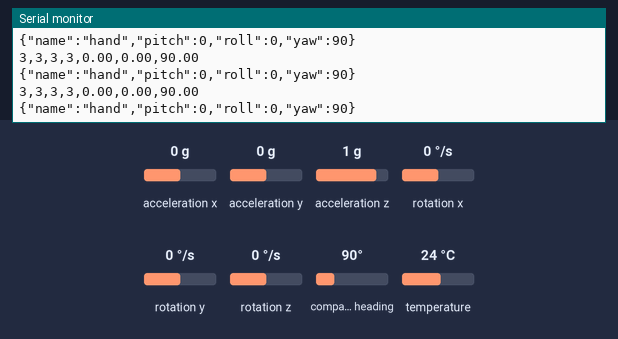
Simulated run of this sketch. Board: ESP32. Shown: the last lines printed to the serial monitor. The inputs (shaded band) are chosen by the test bench; at power-on: acceleration x 0 g, acceleration y 0 g, acceleration z 1 g, rotation x 0 °/s, rotation y 0 °/s, rotation z 0 °/s, compass heading 90°, temperature 24 °C. WiFi joins after 1.5 s; servers stay silent unless stated.

Above: at 3.7 s.
3.8 s: acceleration x set to -1.4 g
At 4.73 s:
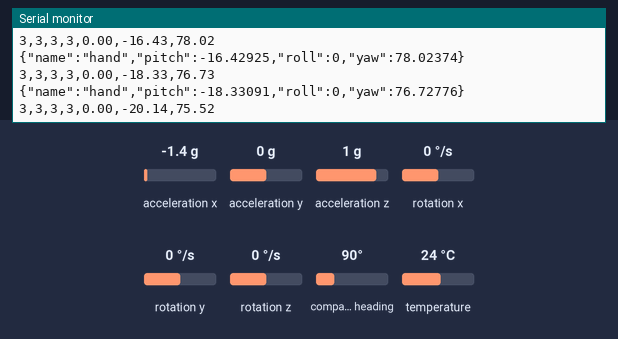
5.3 s: acceleration y set to -1.4 g
At 5.37 s:
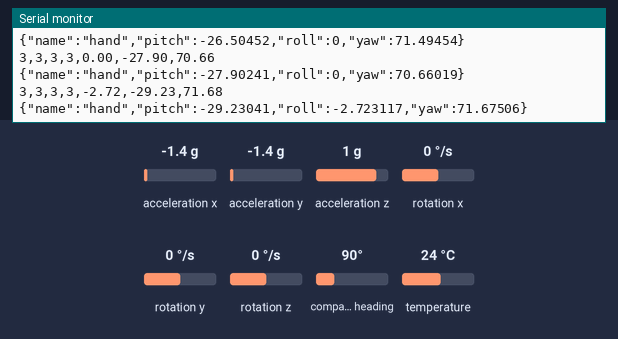
6.8 s: acceleration z set to -1.4 g
At 6.87 s:
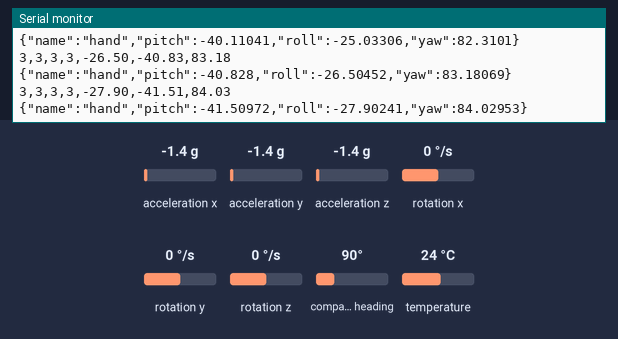
8.3 s: rotation x set to -192 °/s
At 8.38 s:
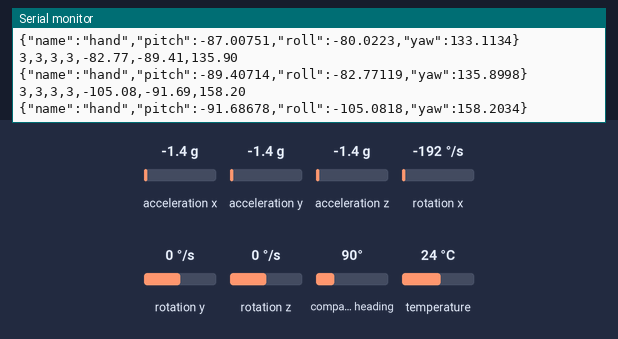
9.8 s: rotation x set to 0 °/s
At 9.89 s:
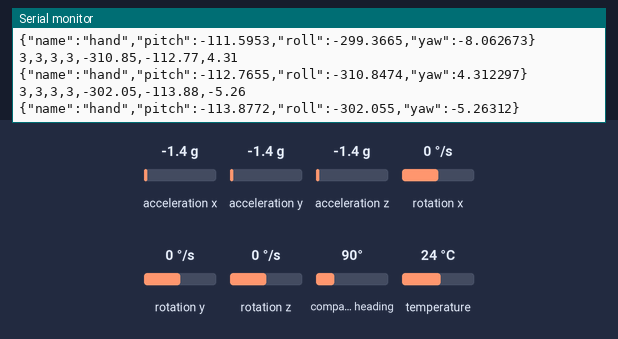
Timing chart, 0 to 12.8 s (numbered marks = the images above; inputs shaded):
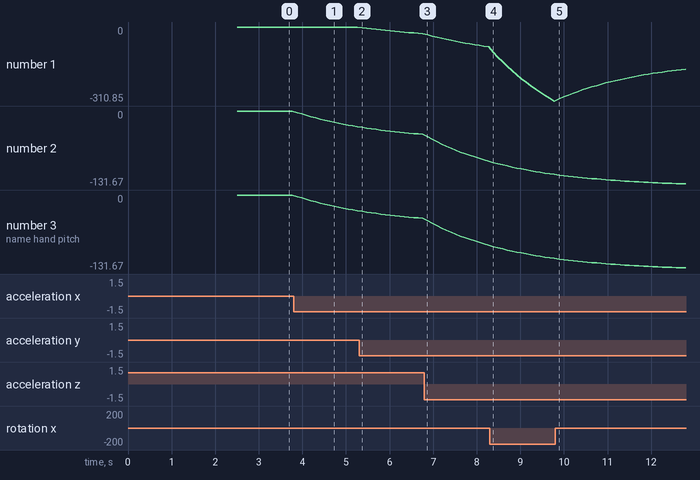

The sketch:

ESP32UE5.ino
```cpp
#include <Wire.h>
#include <stdbool.h>

#include <Adafruit_Sensor.h>
#include <Adafruit_BNO055.h>
#include <utility/imumaths.h>
#include <math.h>
#include <WiFi.h>
#include "ArduinoJson.h"
#include "AsyncUDP.h"

#define BNO055_DELAY_MS (100)
//bno055의 값의 변화딜레이가 적어야한다.

// WiFi Credentials
//컴퓨터에 연결된 와이파이 ssid 이름 과 비밀번호를 정해야한다.
#define WIFI_NETWORK "Jerrrrrrrrrrrrrrrrr"
#define WIFI_PASSWORD "***********"
#define WIFI_TIMEOUT_MS 20000

// UDP Server Details
// 무선 LAN 어댑터 Wi-Fi ip주소 가져와야함
//즉, 컴퓨터또한 와이파이연결 , 연결된 와이파이의 주소를 가져와야하고 아래 서버에 주소를 붙여 넣어야 한다. 포트는 임시 포트 번호 설정

// wifi ip
#define SERVER "192.***.***.***"
#define PORT 3002


Adafruit_BNO055 sensor = Adafruit_BNO055();

float filterPOld, filterPNew = 0; // Precision variables, Derived in setup function

float thetaM; // Measured inclination based on accelerometer X axis.
float thetaFOld=0; // Filtered Old Value - Initial value is 0
float thetaFNew; // Filtered New Value, will derived and will replace the old value for next iteration

float phiM;
float phiFOld=0; // Filtered Old Value - Initial value is 0
float phiFNew; // Filtered New Value, will derived and will replace the old value for next iteration

unsigned long timePrevious; // Variable to store the old time in milliseconds.
float timeDiff; // variable to capture the time difference
float thetaG = 0; // Angular distance in terms of angle on x axis
float phiG = 0; // Angular distance in terms of angle on y axis

float roll = 0; // Complementary filter variable
float pitch = 0; // Complementary filter variable
float trust = 0.95; // Trust percentage for complementary filter on gyroscope

float yaw = 0; // Yaw measurement angle based on mangetometer 자력계 z축 방향회전
float pitchRad; // 쏠림기울임
float rollRad; // 좌우회전
float Xm; // x축 milli
float Ym; // y축 milli

String json; // Hold json string
AsyncUDP udpClient; // Async UDPClient object

void setup() {
  // put your setup code here, to run once:
  Serial.begin(115200);
  // Connect to WiFI first
  connectToWiFi ();

  sensor.begin();
  delay(1000);
  int8_t temp=sensor.getTemp();
  sensor.setExtCrystalUse(true);
  // Derive the filter precision for the old and new value
  filterPOld = 0.95;// FILTER_PRECISION in percentage / 100;
  filterPNew = 1 - filterPOld;
  timePrevious = millis(); // Initializing the time in milliseconds
}

void loop() {
  // put your main code here, to run repeatedly:

  // Reading accelerometer data
  imu::Vector<3> acc = sensor.getVector(Adafruit_BNO055::VECTOR_ACCELEROMETER);

  // Reading Gyroscope data
  imu::Vector<3> gyr = sensor.getVector(Adafruit_BNO055::VECTOR_GYROSCOPE);
  // Reading magnetometer data
  imu::Vector<3> mag = sensor.getVector(Adafruit_BNO055::VECTOR_MAGNETOMETER);

  uint8_t system, gyro, accel, mg = 0;
  sensor.getCalibration(&system, &gyro, &accel, &mg);
  // Calculating the inclinationation based on accelerometer data x axis
  thetaM=atan2(acc.x()/9.8,acc.z()/9.8)*180/3.14159265359;
  // Calculate the New theta value based on the measured theta value and the old value
  thetaFNew=filterPOld*thetaFOld + filterPNew*thetaM;
  // Calculating the the inclination based on accelerometer data y axis
  phiM=atan2(acc.y()/9.8,acc.z()/9.8)*180/3.14159265359;
  // Calculate the New phi value based on the measured phi value and the old value
  phiFNew=filterPOld*phiFOld + filterPNew*phiM;

  // Evaluate Angular acceleration based on gyro data
  // Time difference calculation (in sec)
  timeDiff = (millis() - timePrevious)/1000.0;
  timePrevious=millis(); // Resetting the time with current time

  thetaG = thetaG - gyr.y() * timeDiff;
  phiG = phiG + gyr.x() * timeDiff;

  // Complementary filter implementation roll estimation
  roll=(roll + gyr.x() * timeDiff) * trust + phiM * (1 - trust);
  // Complementary filter implementation pitch estimation
  pitch=(pitch - gyr.y() * timeDiff) * trust + thetaM * (1 - trust);
  // Yaw measurement base in the mangetometer direction
   // Yaw measurement base in the mangetometer direction
  rollRad=roll/180*3.14159265359;
  pitchRad=pitch/180*3.14159265359;
  Xm=mag.x()*cos(pitchRad)-mag.y()*sin(rollRad)*sin(pitchRad)+mag.z()*cos(rollRad)*sin(pitchRad);
  Ym=mag.y()*cos(rollRad)+mag.z()*sin(rollRad);
  yaw = atan2(Ym,Xm)*180/3.14159265359;

  Serial.print(system);
  Serial.print(",");
  Serial.print(accel);
  Serial.print(",");
  Serial.print(gyro);
  Serial.print(",");
  Serial.print(mg);
  Serial.print(",");
  Serial.print(roll);
  Serial.print(",");
  Serial.print(pitch);
  Serial.print(",");
  Serial.println(yaw);
  // Prepare the JSON
  json = GetJSONString ("hand", pitch, roll, yaw);
  Serial.println(json);
  // Se4nd the data to the Server
  UDPSendData(json);

  thetaFOld=thetaFNew;
  phiFOld=phiFNew;

  delay(BNO055_DELAY_MS);

}

void connectToWiFi (){
  Serial.print ("Connecting to WiFI");
  WiFi.mode (WIFI_STA);
  WiFi.begin (WIFI_NETWORK, WIFI_PASSWORD);
  unsigned long startAttemptTime = millis ();
  while (WiFi.status () != WL_CONNECTED && millis() - startAttemptTime < WIFI_TIMEOUT_MS){
    Serial.print (".");
    delay(100);
  }
  // TODO: Error Handling
  if (WiFi.status () != WL_CONNECTED){
    Serial.print ("Failed!");
  } else {
    Serial.print ("Connected!");
    Serial.print (WiFi.localIP());
  }
}

String GetJSONString(String sensorName, float pitch, float roll, float yaw)
{
    StaticJsonDocument<1024> staticJsonDocument;
    staticJsonDocument["name"] = sensorName;
    staticJsonDocument["pitch"] = pitch;
    staticJsonDocument["roll"] = roll;
    staticJsonDocument["yaw"] = yaw;

    char docBuf[1024];
    serializeJson(staticJsonDocument, docBuf);

    return String(docBuf);
}

void UDPConnect()
{
    IPAddress ipAddress = IPAddress();
    ipAddress.fromString(SERVER);
    udpClient.connect(ipAddress, PORT);
    Serial.println ("Server Connected");
}

void UDPSendData(String message)
{
    char charBuffer[1024];
    message.toCharArray(charBuffer, 1024);

    if (udpClient.connected()){
      udpClient.broadcastTo(charBuffer, PORT);
    } else {
      Serial.println ("Server Not Connected");
      UDPConnect();
    }
}
```

Measured:
- after the input at 3.8 s, the serial monitor: prints a new line after 0.08 s (image 1)
- after the input at 5.3 s, the serial monitor: prints a new line after 0.07 s (image 2)
- plotted number 2: 0 → -27.9 after the input at 3.8 s
- plotted number 3: 0 → -27.9 after the input at 3.8 s
